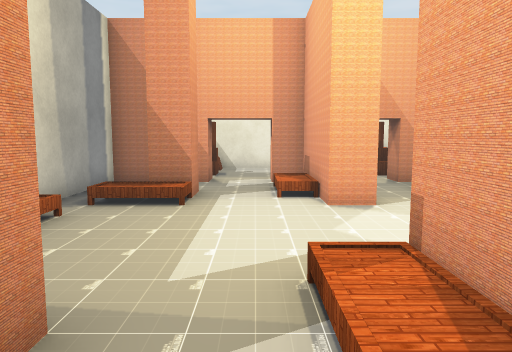
view 1 (above)

16 first-person views from a walk through a Unity game level. The camera is 1.4 m above the floor, tilts 6° down and sees 70° across. The floor is counted in squares, 1 m on a side. Each view is taken from the middle of a square. On the plan, view 1 faces up. The plan holds only what a view shows up to about 16 squares ahead; the rest is blank. Some surface patterns are stand-ins.

view 2
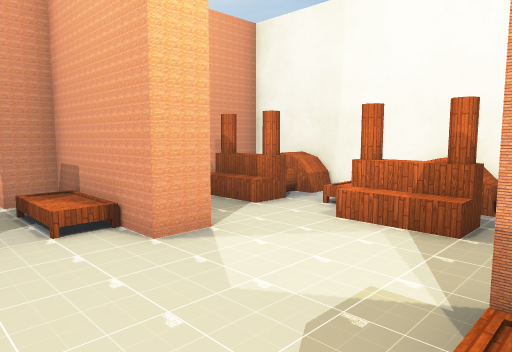

view 3
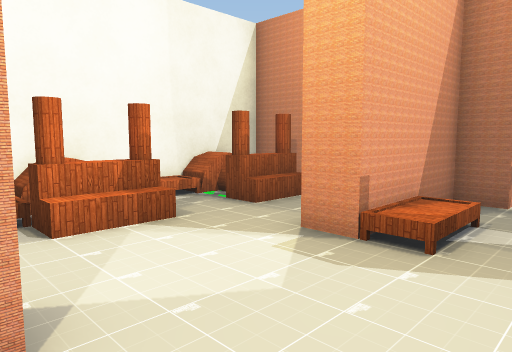

view 4
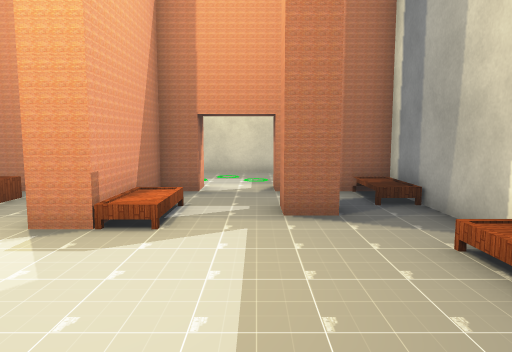

view 5
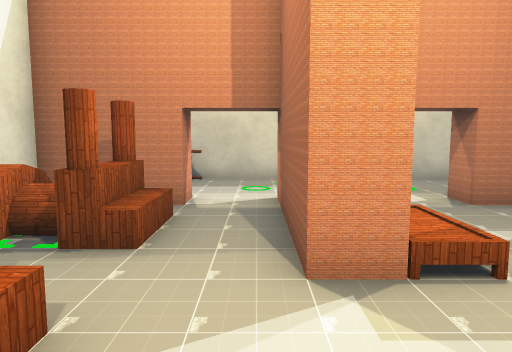

view 6
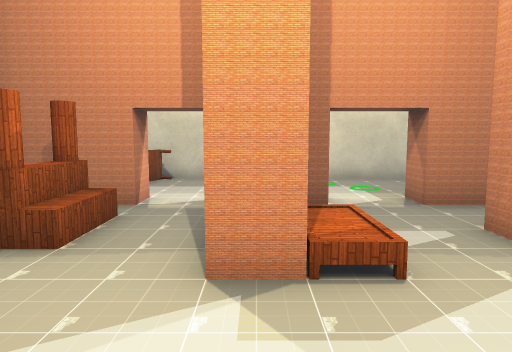

view 7
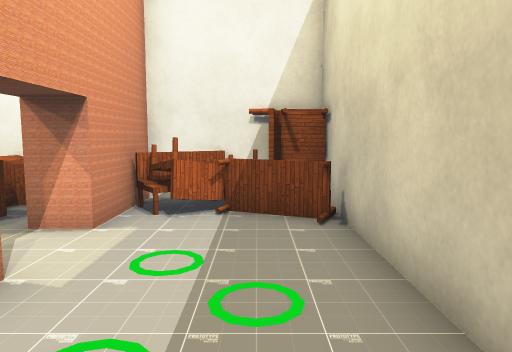

view 8
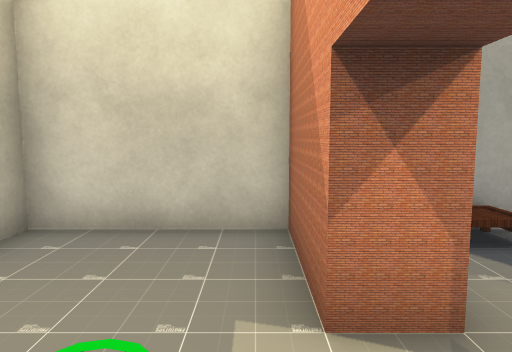

view 9
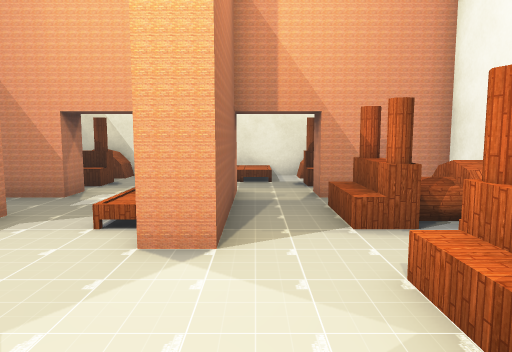

view 10
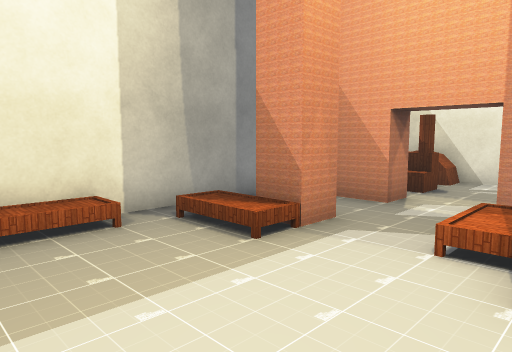

view 11
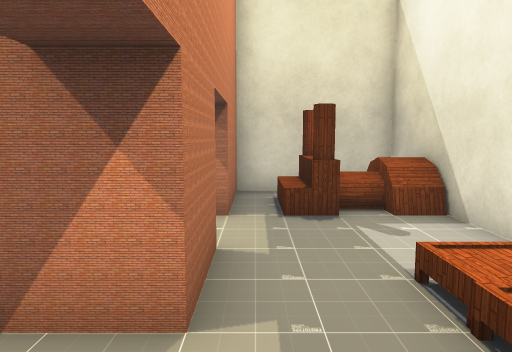

view 12
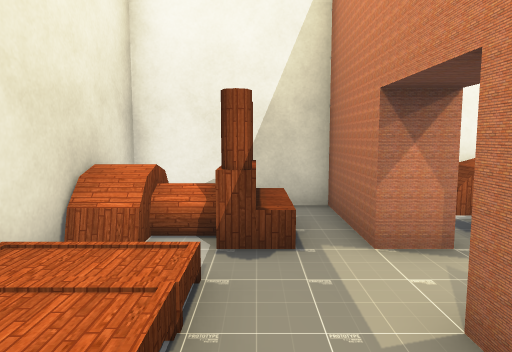

view 13
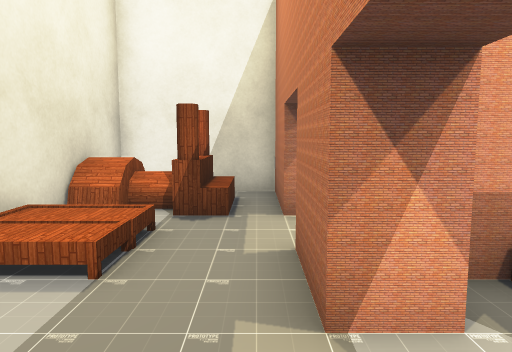

view 14
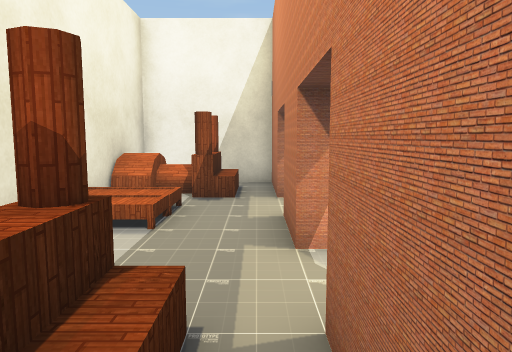

view 15
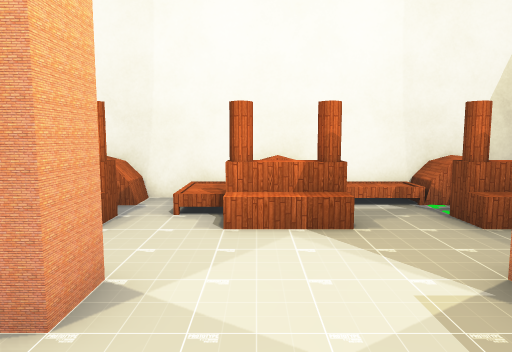

view 16
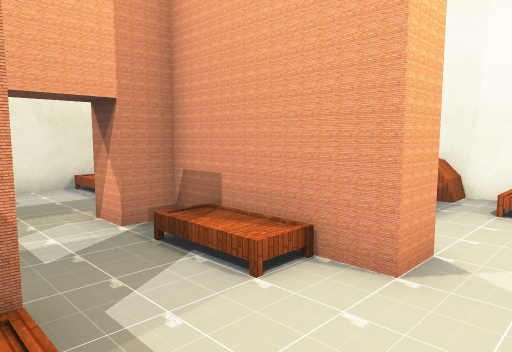

### Floor plan
Key: @ floor where view 1 was taken; # wall or solid block; . main floor; : floor 0.25 m higher than the main floor; / step, stairs or slope; = window, fence, low wall or low ledge; O other object.
Columns run from 5 left of view 1 to 8 right of it. Each row starts with its distance up from view 1.
 17 ##############
 16 # ==...::.== #
 15 #  O...::..  #
 14 #.OO......OO #
 13 #............#
 12 ####..##..####
 11 #......#.....#
 10 #. ...O#..OOO#
  9 #. #..O#..OOO#
  8 #.OO...#.....#
  7 #..........::#
  6 #O........O//#
  5 #O........O//#
  4 #...........:#
  3 #.....O#....:#
  2 #..#..O#..OOO#
  1 #O.....#..OOO#
  0 #O...@.#.....#
 -1 ####..##..####
 -2 #.........#OO#
 -3 #..........OO#
 -4 #..........OO#
 -5 #.........O#O
 -6 #############

Where each view was taken, in squares from view 1:
view 1: 0 up, 0 right, facing up
view 2: 3 up, 1 left, facing up-right
view 3: 8 up, 1 left, facing down-right
view 4: 9 up, 1 left, facing down
view 5: 7 up, 3 right, facing down
view 6: 7 up, 2 right, facing down
view 7: 4 down, 1 left, facing right
view 8: 2 down, 1 right, facing left
view 9: 3 up, 3 right, facing up
view 10: 4 up, 2 right, facing up-left
view 11: 13 up, 5 right, facing left
view 12: 14 up, 0 right, facing right
view 13: 13 up, 2 left, facing right
view 14: 13 up, 4 left, facing right
view 15: 6 up, 1 left, facing right
view 16: 6 up, 2 left, facing up-right
